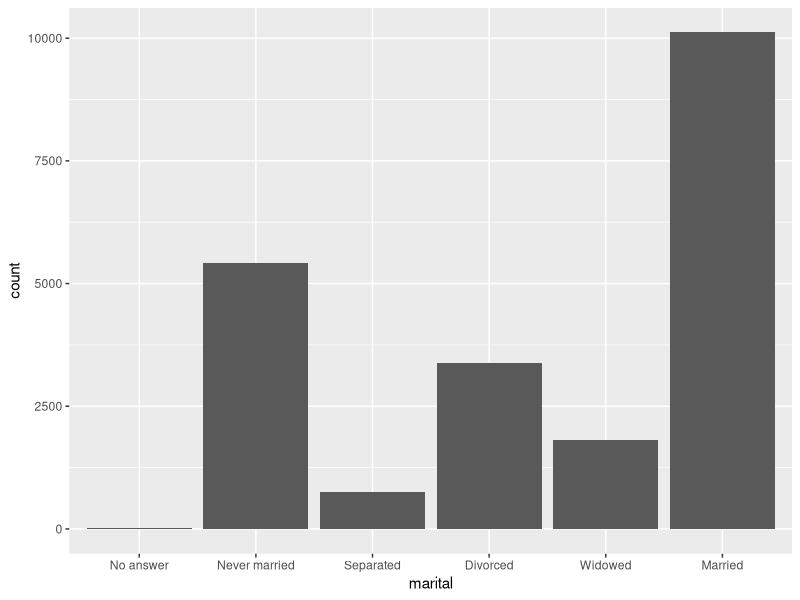
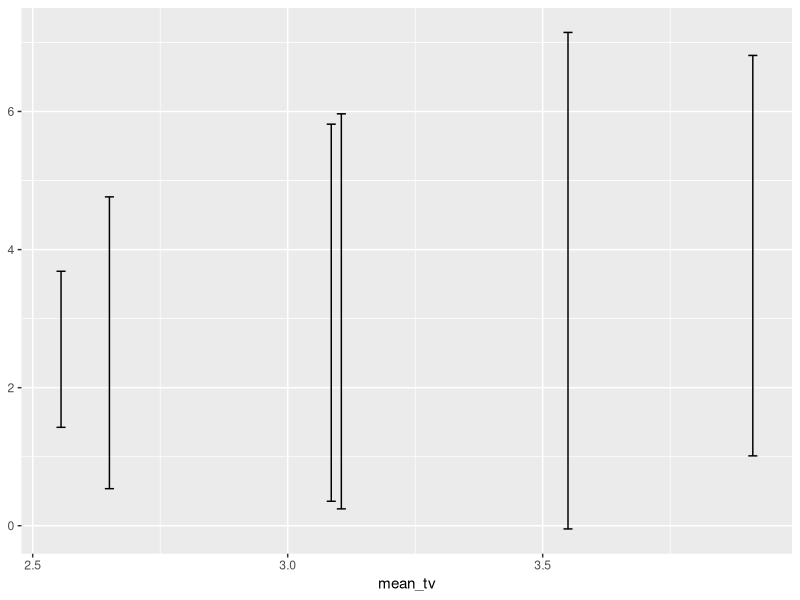
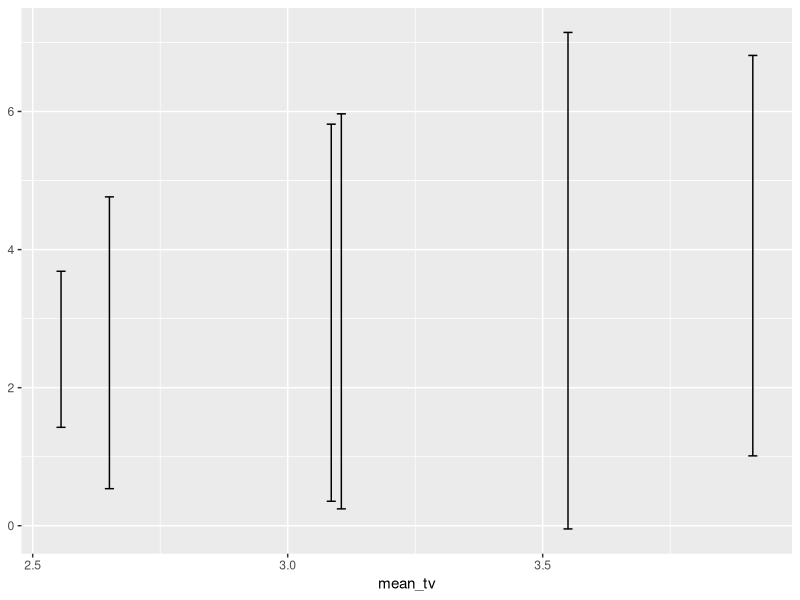

The R source for these figures, in order:
library(tidyverse)

##https://ggplot2tor.com/aesthetics/

gss_cat |> 
  ggplot(aes(x=marital))+
  geom_bar()

gss_cat |> 
  summarise(mean_tv=mean(tvhours,na.rm = TRUE),
            sd_tv=sd(tvhours,na.rm=TRUE),.by=marital) |> 
  ggplot(aes(x=mean_tv,
             ymin=mean_tv-sd_tv,
             ymax=mean_tv+sd_tv))+
  geom_errorbar()

gss_cat |> group_by(marital) |> 
  summarise(mean_tv=mean(tvhours,na.rm = TRUE),
            sd_tv=sd(tvhours,na.rm=TRUE)) |> 
  ungroup() |> 
  ggplot(aes(x=mean_tv,
             ymin=mean_tv-sd_tv,
             ymax=mean_tv+sd_tv))+
  geom_errorbar()
